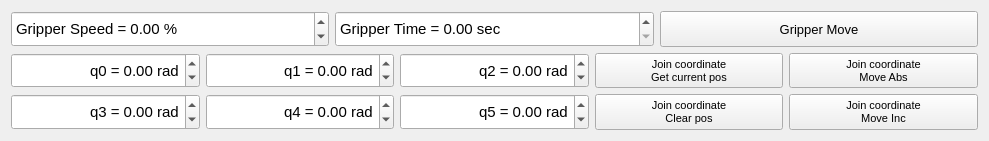
     <widget class="QWidget" name="layoutWidget">
      <property name="geometry">
       <rect>
        <x>910</x>
        <y>440</y>
        <width>989</width>
        <height>141</height>
       </rect>
      </property>
      <layout class="QGridLayout" name="gridLayout_17">
       <item row="1" column="3">
        <widget class="QPushButton" name="ManipSetPosQGetCurrentPosButt">
         <property name="sizePolicy">
          <sizepolicy hsizetype="Expanding" vsizetype="Expanding">
           <horstretch>0</horstretch>
           <verstretch>0</verstretch>
          </sizepolicy>
         </property>
         <property name="font">
          <font>
           <pointsize>8</pointsize>
           <weight>50</weight>
           <bold>false</bold>
           <kerning>true</kerning>
          </font>
         </property>
         <property name="text">
          <string>Join coordinate
Get current pos</string>
         </property>
        </widget>
       </item>
       <item row="1" column="4">
        <widget class="QPushButton" name="ManipSetPosQMoveAbsButt">
         <property name="sizePolicy">
          <sizepolicy hsizetype="Expanding" vsizetype="Expanding">
           <horstretch>0</horstretch>
           <verstretch>0</verstretch>
          </sizepolicy>
         </property>
         <property name="font">
          <font>
           <pointsize>8</pointsize>
           <weight>50</weight>
           <bold>false</bold>
           <kerning>true</kerning>
          </font>
         </property>
         <property name="text">
          <string>Join coordinate
Move Abs</string>
         </property>
        </widget>
       </item>
       <item row="0" column="0" colspan="5">
        <layout class="QGridLayout" name="gridLayout_20">
         <item row="0" column="1">
          <widget class="QDoubleSpinBox" name="ManipSetPosGripTimeDoubleSpinBox">
           <property name="sizePolicy">
            <sizepolicy hsizetype="Expanding" vsizetype="Expanding">
             <horstretch>0</horstretch>
             <verstretch>0</verstretch>
            </sizepolicy>
           </property>
           <property name="font">
            <font>
             <pointsize>11</pointsize>
             <weight>50</weight>
             <bold>false</bold>
             <kerning>true</kerning>
            </font>
           </property>
           <property name="prefix">
            <string>Gripper Time = </string>
           </property>
           <property name="suffix">
            <string> sec</string>
           </property>
           <property name="decimals">
            <number>2</number>
           </property>
           <property name="minimum">
            <double>0.000000000000000</double>
           </property>
           <property name="maximum">
            <double>20.000000000000000</double>
           </property>
           <property name="singleStep">
            <double>1.000000000000000</double>
           </property>
           <property name="value">
            <double>0.000000000000000</double>
           </property>
          </widget>
         </item>
         <item row="0" column="0">
          <widget class="QDoubleSpinBox" name="ManipSetPosGripSpeedDoubleSpinBox">
           <property name="sizePolicy">
            <sizepolicy hsizetype="Expanding" vsizetype="Expanding">
             <horstretch>0</horstretch>
             <verstretch>0</verstretch>
            </sizepolicy>
           </property>
           <property name="font">
            <font>
             <pointsize>11</pointsize>
             <weight>50</weight>
             <bold>false</bold>
             <kerning>true</kerning>
            </font>
           </property>
           <property name="prefix">
            <string>Gripper Speed = </string>
           </property>
           <property name="suffix">
            <string> %</string>
           </property>
           <property name="decimals">
            <number>2</number>
           </property>
           <property name="minimum">
            <double>-30.000000000000000</double>
           </property>
           <property name="maximum">
            <double>30.000000000000000</double>
           </property>
           <property name="singleStep">
            <double>30.000000000000000</double>
           </property>
           <property name="value">
            <double>0.000000000000000</double>
           </property>
          </widget>
         </item>
         <item row="0" column="2">
          <widget class="QPushButton" name="ManipSetPosGripperMoveButt">
           <property name="sizePolicy">
            <sizepolicy hsizetype="Expanding" vsizetype="Expanding">
             <horstretch>0</horstretch>
             <verstretch>0</verstretch>
            </sizepolicy>
           </property>
           <property name="font">
            <font>
             <pointsize>10</pointsize>
             <weight>50</weight>
             <bold>false</bold>
             <kerning>true</kerning>
            </font>
           </property>
           <property name="text">
            <string>Gripper Move</string>
           </property>
          </widget>
         </item>
        </layout>
       </item>
       <item row="2" column="3">
        <widget class="QPushButton" name="ManipSetPosQClearPosButt">
         <property name="sizePolicy">
          <sizepolicy hsizetype="Expanding" vsizetype="Expanding">
           <horstretch>0</horstretch>
           <verstretch>0</verstretch>
          </sizepolicy>
         </property>
         <property name="font">
          <font>
           <pointsize>8</pointsize>
           <weight>50</weight>
           <bold>false</bold>
           <kerning>true</kerning>
          </font>
         </property>
         <property name="text">
          <string>Join coordinate
Clear pos</string>
         </property>
        </widget>
       </item>
       <item row="2" column="0">
        <widget class="QDoubleSpinBox" name="ManipSetPosQ3DoubleSpinBox">
         <property name="sizePolicy">
          <sizepolicy hsizetype="Expanding" vsizetype="Expanding">
           <horstretch>0</horstretch>
           <verstretch>0</verstretch>
          </sizepolicy>
         </property>
         <property name="font">
          <font>
           <pointsize>11</pointsize>
           <weight>50</weight>
           <bold>false</bold>
           <kerning>true</kerning>
          </font>
         </property>
         <property name="alignment">
          <set>Qt::AlignRight|Qt::AlignTrailing|Qt::AlignVCenter</set>
         </property>
         <property name="prefix">
          <string>q3 = </string>
         </property>
         <property name="suffix">
          <string> rad</string>
         </property>
         <property name="decimals">
          <number>2</number>
         </property>
         <property name="minimum">
          <double>-3.120000000000000</double>
         </property>
         <property name="maximum">
          <double>3.200000000000000</double>
         </property>
         <property name="singleStep">
          <double>0.100000000000000</double>
         </property>
         <property name="value">
          <double>0.000000000000000</double>
         </property>
        </widget>
       </item>
       <item row="1" column="2">
        <widget class="QDoubleSpinBox" name="ManipSetPosQ2DoubleSpinBox">
         <property name="sizePolicy">
          <sizepolicy hsizetype="Expanding" vsizetype="Expanding">
           <horstretch>0</horstretch>
           <verstretch>0</verstretch>
          </sizepolicy>
         </property>
         <property name="font">
          <font>
           <pointsize>11</pointsize>
           <weight>50</weight>
           <bold>false</bold>
           <kerning>true</kerning>
          </font>
         </property>
         <property name="alignment">
          <set>Qt::AlignRight|Qt::AlignTrailing|Qt::AlignVCenter</set>
         </property>
         <property name="prefix">
          <string>q2 = </string>
         </property>
         <property name="suffix">
          <string> rad</string>
         </property>
         <property name="decimals">
          <number>2</number>
         </property>
         <property name="minimum">
          <double>-3.120000000000000</double>
         </property>
         <property name="maximum">
          <double>3.200000000000000</double>
         </property>
         <property name="singleStep">
          <double>0.100000000000000</double>
         </property>
         <property name="value">
          <double>0.000000000000000</double>
         </property>
        </widget>
       </item>
       <item row="1" column="0">
        <widget class="QDoubleSpinBox" name="ManipSetPosQ0DoubleSpinBox">
         <property name="sizePolicy">
          <sizepolicy hsizetype="Expanding" vsizetype="Expanding">
           <horstretch>0</horstretch>
           <verstretch>0</verstretch>
          </sizepolicy>
         </property>
         <property name="font">
          <font>
           <pointsize>11</pointsize>
           <weight>50</weight>
           <bold>false</bold>
           <kerning>true</kerning>
          </font>
         </property>
         <property name="alignment">
          <set>Qt::AlignRight|Qt::AlignTrailing|Qt::AlignVCenter</set>
         </property>
         <property name="prefix">
          <string>q0 = </string>
         </property>
         <property name="suffix">
          <string> rad</string>
         </property>
         <property name="decimals">
          <number>2</number>
         </property>
         <property name="minimum">
          <double>-3.120000000000000</double>
         </property>
         <property name="maximum">
          <double>3.200000000000000</double>
         </property>
         <property name="singleStep">
          <double>0.100000000000000</double>
         </property>
         <property name="value">
          <double>0.000000000000000</double>
         </property>
        </widget>
       </item>
       <item row="1" column="1">
        <widget class="QDoubleSpinBox" name="ManipSetPosQ1DoubleSpinBox">
         <property name="sizePolicy">
          <sizepolicy hsizetype="Expanding" vsizetype="Expanding">
           <horstretch>0</horstretch>
           <verstretch>0</verstretch>
          </sizepolicy>
         </property>
         <property name="font">
          <font>
           <pointsize>11</pointsize>
           <weight>50</weight>
           <bold>false</bold>
           <kerning>true</kerning>
          </font>
         </property>
         <property name="alignment">
          <set>Qt::AlignRight|Qt::AlignTrailing|Qt::AlignVCenter</set>
         </property>
         <property name="prefix">
          <string>q1 = </string>
         </property>
         <property name="suffix">
          <string> rad</string>
         </property>
         <property name="decimals">
          <number>2</number>
         </property>
         <property name="minimum">
          <double>-3.120000000000000</double>
         </property>
         <property name="maximum">
          <double>3.200000000000000</double>
         </property>
         <property name="singleStep">
          <double>0.100000000000000</double>
         </property>
         <property name="value">
          <double>0.000000000000000</double>
         </property>
        </widget>
       </item>
       <item row="2" column="2">
        <widget class="QDoubleSpinBox" name="ManipSetPosQ5DoubleSpinBox">
         <property name="sizePolicy">
          <sizepolicy hsizetype="Expanding" vsizetype="Expanding">
           <horstretch>0</horstretch>
           <verstretch>0</verstretch>
          </sizepolicy>
         </property>
         <property name="font">
          <font>
           <pointsize>11</pointsize>
           <weight>50</weight>
           <bold>false</bold>
           <kerning>true</kerning>
          </font>
         </property>
         <property name="alignment">
          <set>Qt::AlignRight|Qt::AlignTrailing|Qt::AlignVCenter</set>
         </property>
         <property name="prefix">
          <string>q5 = </string>
         </property>
         <property name="suffix">
          <string> rad</string>
         </property>
         <property name="decimals">
          <number>2</number>
         </property>
         <property name="minimum">
          <double>-312.000000000000000</double>
         </property>
         <property name="maximum">
          <double>312.000000000000000</double>
         </property>
         <property name="singleStep">
          <double>0.100000000000000</double>
         </property>
         <property name="value">
          <double>0.000000000000000</double>
         </property>
        </widget>
       </item>
       <item row="2" column="4">
        <widget class="QPushButton" name="ManipSetPosQMoveIncButt">
         <property name="sizePolicy">
          <sizepolicy hsizetype="Expanding" vsizetype="Expanding">
           <horstretch>0</horstretch>
           <verstretch>0</verstretch>
          </sizepolicy>
         </property>
         <property name="font">
          <font>
           <pointsize>8</pointsize>
           <weight>50</weight>
           <bold>false</bold>
           <kerning>true</kerning>
          </font>
         </property>
         <property name="text">
          <string>Join coordinate
Move Inc</string>
         </property>
        </widget>
       </item>
       <item row="2" column="1">
        <widget class="QDoubleSpinBox" name="ManipSetPosQ4DoubleSpinBox">
         <property name="sizePolicy">
          <sizepolicy hsizetype="Expanding" vsizetype="Expanding">
           <horstretch>0</horstretch>
           <verstretch>0</verstretch>
          </sizepolicy>
         </property>
         <property name="font">
          <font>
           <pointsize>11</pointsize>
           <weight>50</weight>
           <bold>false</bold>
           <kerning>true</kerning>
          </font>
         </property>
         <property name="alignment">
          <set>Qt::AlignRight|Qt::AlignTrailing|Qt::AlignVCenter</set>
         </property>
         <property name="prefix">
          <string>q4 = </string>
         </property>
         <property name="suffix">
          <string> rad</string>
         </property>
         <property name="decimals">
          <number>2</number>
         </property>
         <property name="minimum">
          <double>-3.120000000000000</double>
         </property>
         <property name="maximum">
          <double>3.200000000000000</double>
         </property>
         <property name="singleStep">
          <double>0.100000000000000</double>
         </property>
         <property name="value">
          <double>0.000000000000000</double>
         </property>
        </widget>
       </item>
      </layout>
     </widget>
